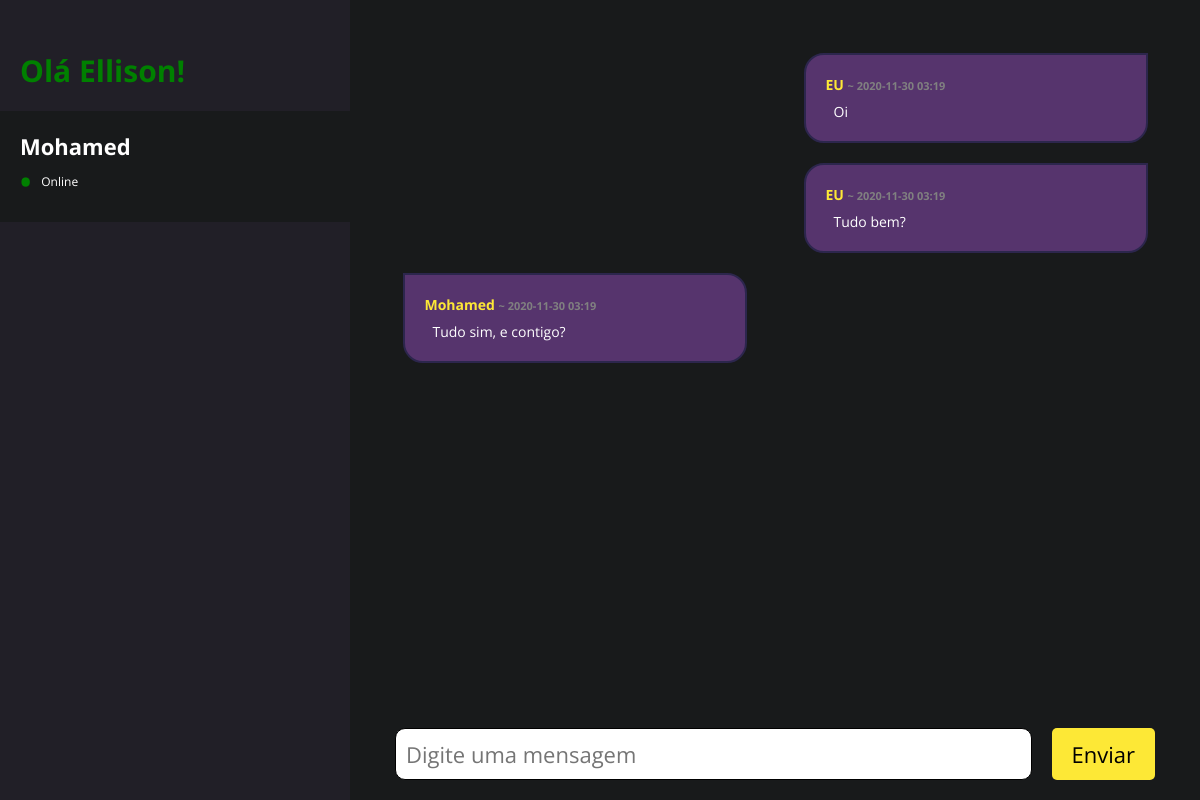
The page /1 on the database its author committed.
### tables this page shows
CREATE TABLE User (
            id INTEGER NOT NULL PRIMARY KEY AUTOINCREMENT,
            name VARCHAR(200) NOT NULL,
            ip VARCHAR(30) NOT NULL,
            port INTEGER NOT NULL,
            status INTEGER NOT NULL
        );

CREATE TABLE Message (
                id INTEGER NOT NULL PRIMARY KEY AUTOINCREMENT,
                msg TEXT NOT NULL,
                date DATE NOT NULL,
                id_user INTEGER,
                recv INTEGER,
                FOREIGN KEY(id_user) REFERENCES User(id)
            );

### routes.py (the view)
@app.route("/", methods=["GET"])
@app.route("/<id>", methods=["GET"])
def homepage(id=None):
    users = sorted([i for i in UserRepository.get_all() if i.name != MY_NAME + '.' + TYPE_SERVICE],
                   key=lambda x: x.status, reverse=True)
    if id is None:
        return render_template('index_empty.html', my_name=MY_NAME.split('.')[0], users=users)
    else:
        user = UserRepository.get(id)
        if user is None:
            abort(400)
        messages = MessageRepository.get_all(user.id)
        return render_template('index.html', my_name=MY_NAME.split('.')[0], users=users, user=user, messages=messages)

### Repository/Repository.py (called while the page is built)
    @staticmethod
    def get_all():
        conn = sqlite3.connect("database.db")
        cursor = conn.cursor()
        all_users = []
        cursor.execute("SELECT * FROM User;")
        for l in cursor.fetchall():
            user = User(l[0], l[1], l[2], l[3], l[4])
            all_users.append(user)
        conn.close()
        return all_users

    @staticmethod
    def get(id):
        conn = sqlite3.connect("database.db")
        cursor = conn.cursor()
        cursor.execute("SELECT * FROM User WHERE id == ?", (id,))
        result = cursor.fetchone()
        conn.close()
        if result is not None:
            return User(result[0], result[1], result[2], result[3], result[4])
        return None

    @staticmethod
    def get_all(id:None):
        conn = sqlite3.connect("database.db")
        cursor = conn.cursor()
        all_messages = []
        if id is None:
            cursor.execute("SELECT * FROM Message;")
        else:
            cursor.execute("SELECT * FROM Message WHERE id_user = ?", (id,))
        for l in cursor.fetchall():
            message = Message(l[0], l[1], l[2], l[3], l[4])
            all_messages.append(message)
        conn.close()
        return all_messages

### Templates/index.html (shortened to what this page needs)
<!DOCTYPE html>
<html lang="en">
<head>
    <link rel="stylesheet" href="{{url_for('static', filename='css/style.css')}}">
</head>
<body>
    <section class="main">
        <section class="list_friends">
            <h1 id="name">Olá {{my_name}}!</h1>
            <ul>
                {% if users|length > 0 %}
                    {% for u in users %}
                        <a href="{{url_for('homepage', id=u.id)}}">
                            <li id="{{'active' if u.id == user.id}}">
                                <h4>{{u.name.split('.')[0]}}</h4>
                                {% if u.status == 1 %}
                                    <p><b>•</b> Online</p>
                                {% else %}
                                    <p><b id="offline">•</b> Offline</p>
                                {% endif %}
                            </li>
                        </a>
                    {%endfor%}
                {%else%}
                    <li><p>Não há contato.</p></li>
                {%endif%}
            </ul>
        </section>
        <section class="main_messages">
            <section class="messages">
                {% for m in messages %}
                <section class="message" id="{{'destinatario' if m.recv == 1 else 'remetente'}}">
                    <h5>{{user.name.split('.')[0] if m.recv == 1 else 'EU'}} <span> ~ {{m.date[0:16]}}</span></h5>
                    <p>{{m.msg}}</p>
                </section>
                {% endfor %}
            </section>
            <section class="float_box">
                <form action="{{ url_for('send_message', id=user.id)}}" method="post">
                    <input type="text" name="searchMessage" placeholder="Digite uma mensagem" required/>
                    <button type="submit">Enviar</button>
                </form>
            </section>
        </section>
    </section>
</body>
</html>

### Static/css/style.css (style rules this page uses)
ul, li, a, b, p, div, section, h1, h2, h3, h4, h5, h6, body, main { margin:0; padding:0; border:0; text-decoration: none; }
.main { position:absolute; top:0; bottom:0; right:0; left:0; height:100%; width:100%; display: flex; flex-direction: row; justify-content: space-between; background:#181A1B; }
.list_friends { width:100%; height:100%; max-width: 350px; background:#211F27; overflow:auto; }
.list_friends > ul { list-style-type:none; }
.list_friends > ul > a > li { display: flex; flex-direction: column; justify-content: center; padding:20px; }
#active { background:#181A1B; }
#name { font-family: 'Open Sans', sans-serif; color:green; font-size: 30px; padding:50px 20px 20px; }
.list_friends > ul > a > li > h4 { font-family: 'Open Sans', sans-serif; color:white; font-size: 22px; }
.list_friends > ul > a > li > p { font-family: 'Open Sans', sans-serif; color:white; font-size: 12px; display: flex; flex-direction: row; align-items: center; }
.list_friends > ul > a > li > p > b { font-family: 'Open Sans', sans-serif; color:green; font-size: 30px; padding:0 10px 0 0; }
.main_messages { display:flex; flex-direction: column; width: 100%; }
.main_messages > .messages { width:90%; height:100%; display: flex; flex-direction: column; overflow:auto; padding:5%; }
.main_messages > .messages > .message { width:300px; padding:20px; margin:10px; display: flex; flex-direction: column; background:#56346D; border:2px solid #2C264D; }
.main_messages > .messages > .message > h5 { font-family: 'Open Sans', sans-serif; color:#FDE836; font-size: 14px; }
.main_messages > .messages > .message > h5 > span { font-family: 'Open Sans', sans-serif; color:gray; font-size: 11px; font-weight: bold; }
.main_messages > .messages > .message > p { font-family: 'Open Sans', sans-serif; color:white; font-size: 14px; padding:8px 8px 0; }
#remetente { align-self:flex-end; border-radius: 20px 0 20px 20px; }
#destinatario { align-self:flex-start; border-radius: 0 20px 20px 20px; }
.float_box { width: 100%; max-width: 800px; align-self: center; }
.float_box > form { display: flex; flex-direction: row; justify-content: space-between; padding:20px; }
.float_box > form > input { width:100%; padding:10px; margin:0 20px 0 0; font-family: 'Open Sans', sans-serif; font-size: 22px; border-radius: 10px; border:1px solid black; }
.float_box > form > button { border:0; background-color:#FDE836; font-family: 'Open Sans', sans-serif; font-size: 22px; padding:10px 20px; border-radius:5px; }

### rows shown on the page
User: name "Mohamed", status "Online"
Message: name "EU", date "2020-11-30 03:19", msg "Oi"
Message: name "EU", date "2020-11-30 03:19", msg "Tudo bem?"
Message: name "Mohamed", date "2020-11-30 03:19", msg "Tudo sim, e contigo?"

### other values the page prints
{{ my_name }} "Ellison"
